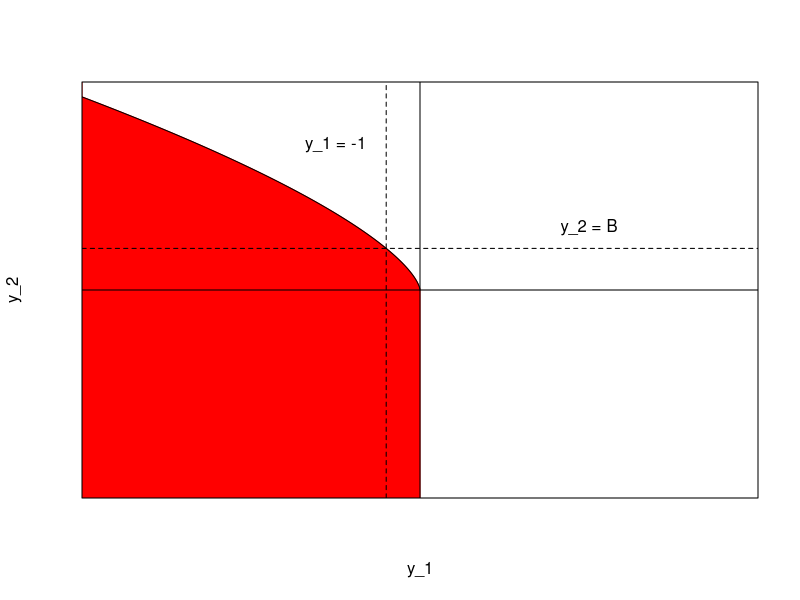

Generate this figure with R:
## ---- chunk 1
knitr::opts_chunk$set(echo = TRUE)
## ---- chunk 2
plot(1, type="n", ylim=c(-10, 10), xlim=c(-10, 10), xaxs="i", yaxs="i", xlab="y_1", ylab="y_2", axes = FALSE)

B <- 2

y_1 <- ((-10*100):0)/100
y_2 <- 2*(-y_1)^(2/3)

polygon(x = c(y_1, 0, -10, -10), y=c(y_2, -10, -10, 10), col="red", border = "red")

lines(x=y_1, y=y_2)

abline(h=0, v=0)

abline(v=-1, h=B, lty=2)
text("y_2 = B", x=5, y=3)
text("y_1 = -1", x=-2.5, y=7)

box()

